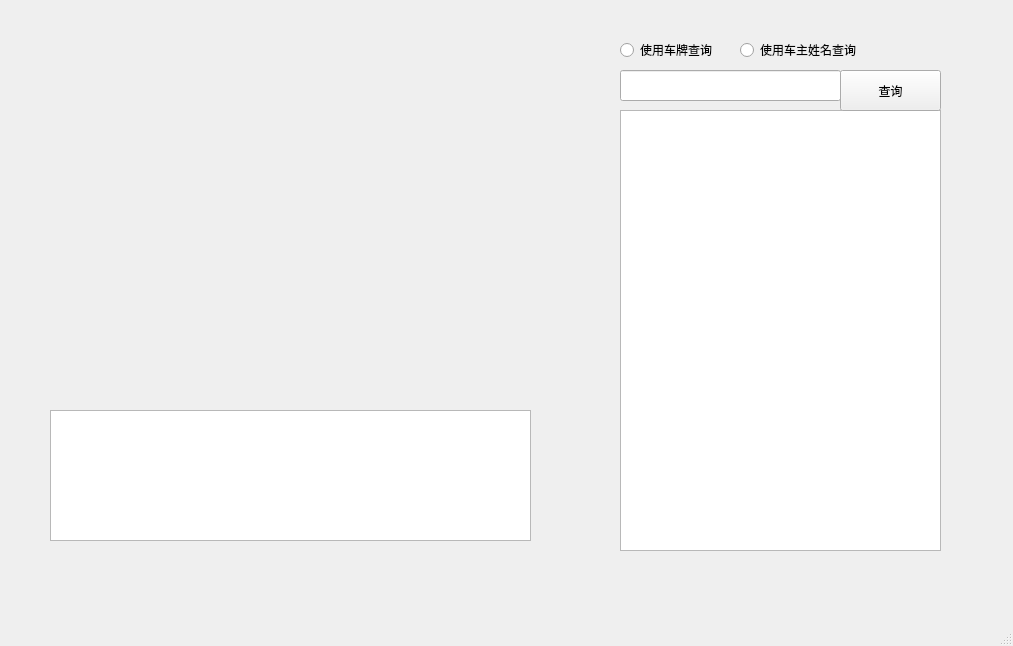
<?xml version="1.0" encoding="UTF-8"?>
<ui version="4.0">
 <class>SearchWindow</class>
 <widget class="QMainWindow" name="SearchWindow">
  <property name="geometry">
   <rect>
    <x>0</x>
    <y>0</y>
    <width>1013</width>
    <height>646</height>
   </rect>
  </property>
  <property name="windowTitle">
   <string>MainWindow</string>
  </property>
  <widget class="QWidget" name="centralwidget">
   <widget class="QTableView" name="tableView">
    <property name="geometry">
     <rect>
      <x>620</x>
      <y>110</y>
      <width>321</width>
      <height>441</height>
     </rect>
    </property>
   </widget>
   <widget class="QRadioButton" name="plateRadioButton">
    <property name="geometry">
     <rect>
      <x>620</x>
      <y>40</y>
      <width>141</width>
      <height>20</height>
     </rect>
    </property>
    <property name="text">
     <string>使用车牌查询</string>
    </property>
    <attribute name="buttonGroup">
     <string notr="true">buttonGroup</string>
    </attribute>
   </widget>
   <widget class="QRadioButton" name="nameRadioButton">
    <property name="geometry">
     <rect>
      <x>740</x>
      <y>40</y>
      <width>141</width>
      <height>20</height>
     </rect>
    </property>
    <property name="text">
     <string>使用车主姓名查询</string>
    </property>
    <attribute name="buttonGroup">
     <string notr="true">buttonGroup</string>
    </attribute>
   </widget>
   <widget class="QLineEdit" name="lineEdit">
    <property name="geometry">
     <rect>
      <x>620</x>
      <y>70</y>
      <width>221</width>
      <height>31</height>
     </rect>
    </property>
   </widget>
   <widget class="QPushButton" name="pushButton_2">
    <property name="geometry">
     <rect>
      <x>840</x>
      <y>70</y>
      <width>101</width>
      <height>41</height>
     </rect>
    </property>
    <property name="text">
     <string>查询</string>
    </property>
   </widget>
   <widget class="QLabel" name="label">
    <property name="geometry">
     <rect>
      <x>49</x>
      <y>75</y>
      <width>481</width>
      <height>311</height>
     </rect>
    </property>
    <property name="text">
     <string/>
    </property>
   </widget>
   <widget class="QListWidget" name="listWidget">
    <property name="geometry">
     <rect>
      <x>50</x>
      <y>410</y>
      <width>481</width>
      <height>131</height>
     </rect>
    </property>
    <property name="sizePolicy">
     <sizepolicy hsizetype="Minimum" vsizetype="Expanding">
      <horstretch>0</horstretch>
      <verstretch>0</verstretch>
     </sizepolicy>
    </property>
   </widget>
  </widget>
  <widget class="QMenuBar" name="menubar">
   <property name="geometry">
    <rect>
     <x>0</x>
     <y>0</y>
     <width>1013</width>
     <height>22</height>
    </rect>
   </property>
  </widget>
  <widget class="QStatusBar" name="statusbar"/>
 </widget>
 <resources/>
 <connections>
  <connection>
   <sender>pushButton_2</sender>
   <signal>clicked()</signal>
   <receiver>SearchWindow</receiver>
   <slot>search()</slot>
   <hints>
    <hint type="sourcelabel">
     <x>770</x>
     <y>122</y>
    </hint>
    <hint type="destinationlabel">
     <x>429</x>
     <y>322</y>
    </hint>
   </hints>
  </connection>
  <connection>
   <sender>listWidget</sender>
   <signal>itemClicked(QListWidgetItem*)</signal>
   <receiver>SearchWindow</receiver>
   <slot>display()</slot>
   <hints>
    <hint type="sourcelabel">
     <x>290</x>
     <y>497</y>
    </hint>
    <hint type="destinationlabel">
     <x>506</x>
     <y>322</y>
    </hint>
   </hints>
  </connection>
  <connection>
   <sender>buttonGroup</sender>
   <signal>buttonPressed(QAbstractButton*)</signal>
   <receiver>SearchWindow</receiver>
   <slot>enablesearch()</slot>
   <hints>
    <hint type="sourcelabel">
     <x>506</x>
     <y>323</y>
    </hint>
    <hint type="destinationlabel">
     <x>506</x>
     <y>322</y>
    </hint>
   </hints>
  </connection>
 </connections>
 <slots>
  <slot>search()</slot>
  <slot>display()</slot>
  <slot>enablesearch()</slot>
 </slots>
 <buttongroups>
  <buttongroup name="buttonGroup"/>
 </buttongroups>
</ui>
